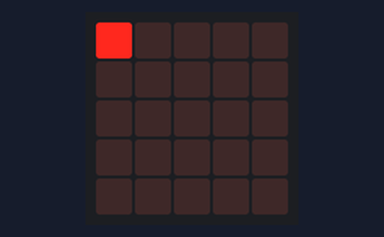
Bench run of a program on a simulated BBC micro:bit (MakeCode). On the bench: the board's 5×5 LED display. At 5.0 s the program stops and its outputs stay as they are.

Above: at 0.1 s.
At 0.7 s:
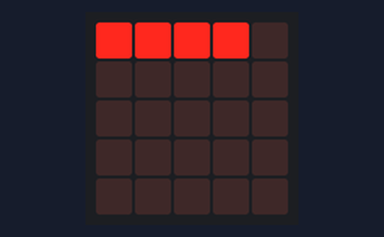
At 1.3 s:
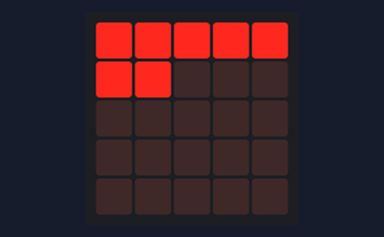
At 2.5 s:
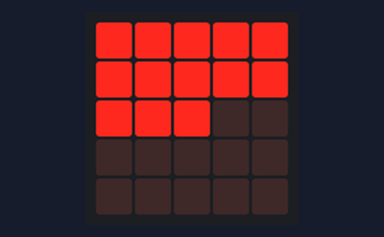
At 3.7 s:
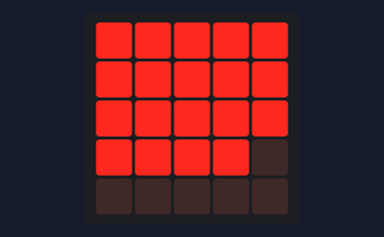
At 4.9 s:
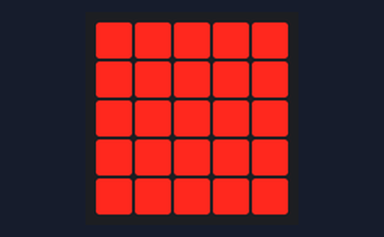

The program:

main.ts
```typescript
namespace test {
    /**
     * Address
     */
    //% blockId=testext
    //% block="plot at $index"
    //% index.min=0 index.max=25
    export function test (index: number): void {
        const y = Math.floor(index / 5);
        const x = Math.floor(index % 5);
        led.plot (x, y)
    }
}
```

test.ts
```typescript
for (let i = 0; i < 25; ++i) {
    test.test (i);
    basic.pause (200)
}
```
